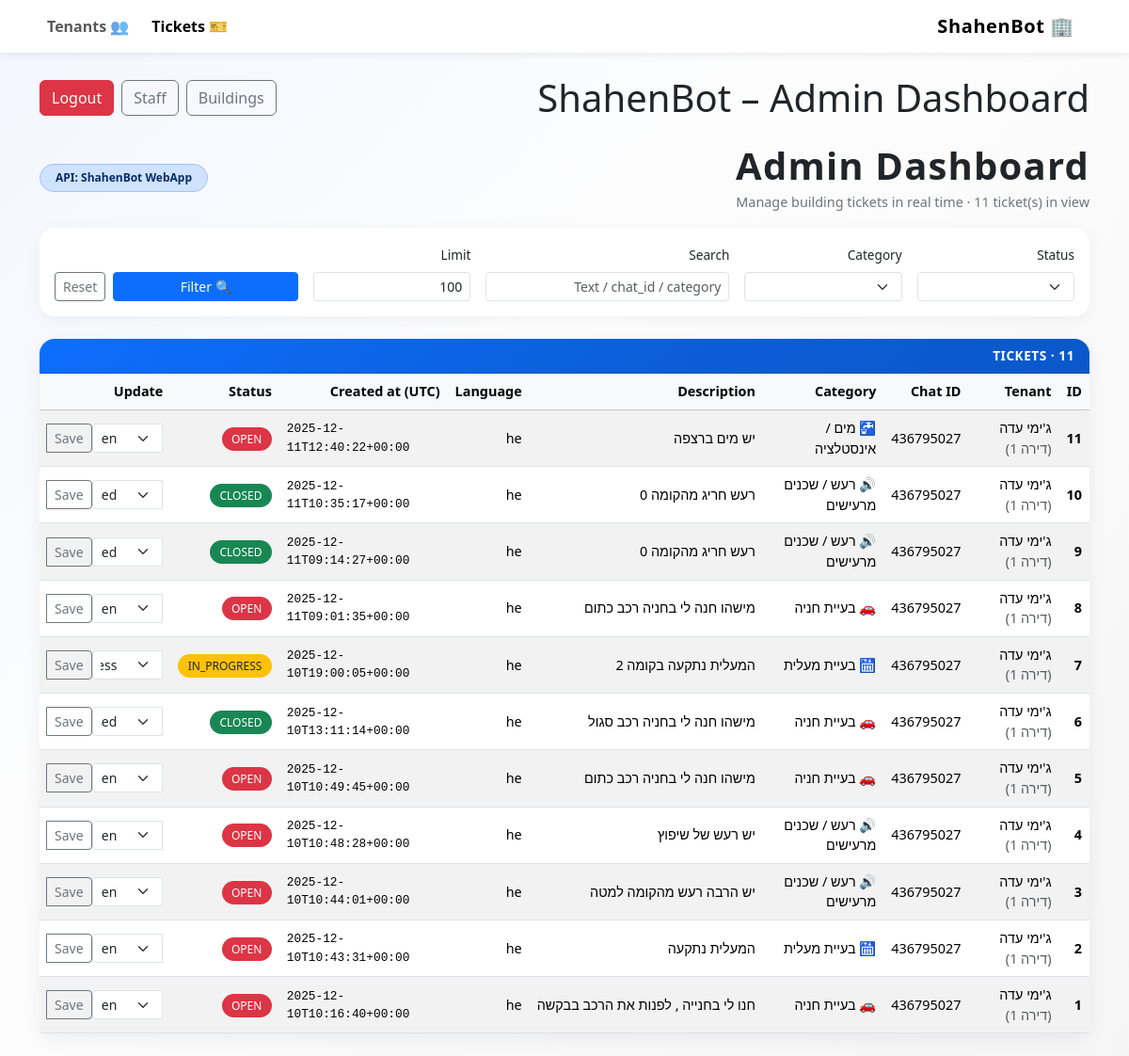
The app's page /admin (signed in) with its own data.
### tables this page shows
CREATE TABLE tickets (
            id INTEGER PRIMARY KEY AUTOINCREMENT,
            chat_id INTEGER NOT NULL,
            category TEXT NOT NULL,
            description TEXT NOT NULL,
            language TEXT NOT NULL,
            status TEXT NOT NULL,
            created_at TEXT NOT NULL
        , tenant_id INTEGER, image_url TEXT);

CREATE TABLE tenants (
            id INTEGER PRIMARY KEY AUTOINCREMENT,
            name TEXT NOT NULL,
            apartment TEXT,
            tenant_type TEXT,          -- 'owner' / 'rent'
            email TEXT,
            payment_type TEXT,         -- 'monthly' / 'standing_order' / etc.
            next_payment_date TEXT,    -- ISO date string 'YYYY-MM-DD'
            parking_slots INTEGER,
            chat_id INTEGER            -- Telegram chat id (optional)
        );

### app.py (the view)
@app.get("/admin")
def admin_dashboard():
    u = require_login()
    if not isinstance(u, dict):
        return u
    status = request.args.get("status") or ""
    category = request.args.get("category") or ""
    search = request.args.get("search") or ""
    limit = int(request.args.get("limit") or "100")
    building_filter = scoped_building_id(u)
    tickets = get_tickets_db(
        limit=limit,
        status=status if status else None,
        category=category if category else None,
        search=search if search else None,
        building_id=building_filter,   # <-- add this param in DB func (Step 2 may adjust)
    )
    return render_template(
        "admin.html",
        tickets=tickets,
        status=status,
        category=category,
        search=search,
        limit=limit,
        current_user=u,
    )

### app.py (called while the page is built)
def current_user():
    uid = session.get("staff_user_id")
    return get_staff_user_by_id_db(uid) if uid else None

def require_login():
    u = current_user()
    if not u:
        return redirect(url_for("login"))
    return u

def scoped_building_id(u: dict) -> int | None:
    return None if u["role"] == "super_admin" else u["building_id"]

### shahenbot_db.py (called while the page is built)
def get_connection():
    return sqlite3.connect(DB_PATH)

def get_staff_user_by_id_db(user_id: int) -> dict | None:
    conn = get_connection()
    cur = conn.cursor()
    cur.execute("SELECT id, username, password_hash, role, building_id FROM staff_users WHERE id=?", (user_id,))
    r = cur.fetchone()
    conn.close()
    if not r:
        return None
    return {"id": r[0], "username": r[1], "password_hash": r[2], "role": r[3], "building_id": r[4]}

### templates/admin.html (shortened to what this page needs)
<!doctype html>
<html lang="en" dir="rtl">
<head>
    <link
        href="https://cdn.jsdelivr.net/npm/bootstrap@5.3.3/dist/css/bootstrap.min.css"
        rel="stylesheet"
    >
</head>
<body class="pb-4">
<nav class="navbar navbar-expand-lg bg-white mb-4">
    <div class="container">
        <a class="navbar-brand" href="{{ url_for('admin_dashboard') }}">
            🏢 ShahenBot
        </a>
        <div class="collapse navbar-collapse justify-content-end" id="navbarNav">
            <ul class="navbar-nav gap-2">
                <li class="nav-item">
                    <a class="nav-link active fw-semibold" aria-current="page"
                       href="{{ url_for('admin_dashboard') }}">
                        🎫 Tickets
                    </a>
                </li>
                <li class="nav-item">
                    <a class="nav-link fw-semibold"
                       href="{{ url_for('admin_tenants') }}">
                        👥 Tenants
                    </a>
                </li>
            </ul>
        </div>
    </div>
</nav>
<div class="container">
        <div class="d-flex justify-content-between align-items-center mb-4">
  <h1 class="mb-0">ShahenBot – Admin Dashboard</h1>
  <div class="d-flex gap-2">
    {% if current_user and current_user.role == 'super_admin' %}
      <a class="btn btn-outline-secondary" href="{{ url_for('admin_buildings') }}">Buildings</a>
      <a class="btn btn-outline-secondary" href="{{ url_for('admin_staff') }}">Staff</a>
    {% endif %}
    <a class="btn btn-danger" href="{{ url_for('logout') }}">Logout</a>
  </div>
</div>
    <div class="d-flex flex-column flex-md-row align-items-md-center justify-content-between mb-3">
        <div>
            <h1 class="page-title mb-1">Admin Dashboard</h1>
            <div class="page-subtitle">
                Manage building tickets in real time · {{ tickets|length }} ticket(s) in view
            </div>
        </div>
        <div class="mt-3 mt-md-0">
            <span class="badge bg-primary-subtle text-primary-emphasis border border-primary-subtle badge-pill px-3 py-2">
                API: ShahenBot WebApp
            </span>
        </div>
    </div>
    <div class="card filter-card mb-4">
        <div class="card-body">
            <form class="row g-3 align-items-end" method="get" action="{{ url_for('admin_dashboard') }}">
                <div class="col-md-2">
                    <label class="form-label filter-label">Status</label>
                    <select class="form-select form-select-sm" name="status">
                    </select>
                </div>
                <div class="col-md-2">
                    <label class="form-label filter-label">Category</label>
                    <select class="form-select form-select-sm" name="category">
                    </select>
                </div>
                <div class="col-md-3">
                    <label class="form-label filter-label">Search</label>
                    <input type="text" class="form-control form-control-sm" name="search"
                           placeholder="Text / chat_id / category"
                           value="{{ search }}">
                </div>
                <div class="col-md-2">
                    <label class="form-label filter-label">Limit</label>
                    <input type="number" class="form-control form-control-sm" name="limit"
                           value="{{ limit }}" min="1" max="500">
                </div>
                <div class="col-md-3 d-flex gap-2">
                    <button type="submit" class="btn btn-primary btn-sm flex-grow-1">
                        🔍 Filter
                    </button>
                    <a href="{{ url_for('admin_dashboard') }}" class="btn btn-outline-secondary btn-sm">
                        Reset
                    </a>
                </div>
            </form>
        </div>
    </div>
    <div class="card">
        <div class="card-header">
            Tickets · {{ tickets|length }}
        </div>
        <div class="card-body p-0">
            <div class="table-responsive">
                <table class="table table-striped table-hover align-middle mb-0 ticket-table">
                    <thead class="table-light">
                    <tr>
                        <th>ID</th>
                        <th>Tenant</th>
                        <th>Chat ID</th>
                        <th>Category</th>
                        <th>Description</th>
                        <th>Language</th>
                        <th>Created at (UTC)</th>
                        <th>Status</th>
                        <th>Update</th>
                    </tr>
                    </thead>
                    <tbody>
                    {% if tickets %}
                        {% for t in tickets %}
                            <tr>
                                <td class="fw-semibold">{{ t.id }}</td>
                                <td>
                                    {% if t.tenant_name %}
                                        {{ t.tenant_name }}
                                        {% if t.tenant_apartment %}
                                            <span class="text-muted"> (דירה {{ t.tenant_apartment }})</span>
                                        {% endif %}
                                    {% else %}
                                        <span class="text-muted">—</span>
                                    {% endif %}
                                </td>
                                <td>{{ t.chat_id }}</td>
                                <td>{{ t.category }}</td>
                                <td class="truncate" title="{{ t.description }}">
                                    {{ t.description }}
                                </td>
                                <td>{{ t.language }}</td>
                                <td style="direction: ltr; font-family: monospace; font-size: 0.8rem;">
                                    {{ t.created_at }}
                                </td>
                                <td>
                                    <span class="status-badge
                                        {% if t.status == 'open' %}status-open{% endif %}
                                        {% if t.status == 'in_progress' %}status-in_progress{% endif %}
                                        {% if t.status == 'closed' %}status-closed{% endif %}
                                    ">
                                        {{ t.status }}
                                    </span>
                                </td>
                                <td>
                                    <form method="post"
                                          action="{{ url_for('admin_update_status', ticket_id=t.id) }}">
                                        <div class="input-group input-group-sm">
                                            <select class="form-select form-select-sm" name="status">
                                                <option value="open"
                                                    {% if t.status == 'open' %}selected{% endif %}>
                                                    open
                                                </option>
                                                <option value="in_progress"
                                                    {% if t.status == 'in_progress' %}selected{% endif %}>
                                                    in_progress
                                                </option>
                                                <option value="closed"
                                                    {% if t.status == 'closed' %}selected{% endif %}>
                                                    closed
                                                </option>
                                            </select>
                                            <button class="btn btn-outline-secondary btn-sm" type="submit">
                                                Save
                                            </button>
                                        </div>
                                    </form>
                                </td>
                            </tr>
                        {% endfor %}
                    {% else %}
                        <tr>
                            <td colspan="8" class="text-center py-3 text-muted">
                                No tickets found.
                            </td>
                        </tr>
                    {% endif %}
                    </tbody>
                </table>
            </div>
        </div>
    </div>
</div>
</body>
</html>

### templates/admin.html (style rules this page uses)
body { background: linear-gradient(135deg, #f3f6ff 0%, #fdfdfd 40%, #f5f5f5 100%); min-height: 100vh; }
.navbar-brand { font-weight: 700; letter-spacing: 0.03em; }
.navbar { box-shadow: 0 2px 8px rgba(15, 23, 42, 0.08); }
.page-title { font-weight: 700; letter-spacing: 0.03em; }
.page-subtitle { color: #6c757d; font-size: 0.9rem; }
.ticket-table { font-size: 0.9rem; }
.status-open { color: #fff; background-color: #dc3545; }
.status-in_progress { color: #212529; background-color: #ffc107; }
.status-closed { color: #fff; background-color: #198754; }
.status-badge { padding: 0.25rem 0.65rem; border-radius: 999px; font-size: 0.75rem; text-transform: uppercase; }
.truncate { max-width: 320px; white-space: nowrap; overflow: hidden; text-overflow: ellipsis; }
.card { border-radius: 1rem; box-shadow: 0 6px 20px rgba(15, 23, 42, 0.06); border: none; }
.card-header { border-radius: 1rem 1rem 0 0 !important; background: linear-gradient(135deg, #0d6efd 0%, #0b5ed7 60%, #0a58ca 100%); color: #fff; font-weight: 600; letter-spacing: 0.04em; text-transform: uppercase; font-size: 0.85rem; }
.filter-card { border-radius: 1rem; box-shadow: 0 4px 16px rgba(15, 23, 42, 0.05); border: none; }
.filter-label { font-weight: 500; font-size: 0.85rem; }
.badge-pill { border-radius: 999px; }

### records on screen
tickets: id "11", tenant_name "ג'ימי עדה", tenant_apartment "1", chat_id "436795027", category "🚰 מים / אינסטלציה", description "יש מים ברצפה", language "he", created_at "2025-12-11T12:40:22+00:00", status "OPEN", status "open"
tickets: id "10", tenant_name "ג'ימי עדה", tenant_apartment "1", chat_id "436795027", category "🔊 רעש / שכנים מרעישים", description "רעש חריג מהקומה 0", language "he", created_at "2025-12-11T10:35:17+00:00", status "CLOSED", status "closed"
tickets: id "9", tenant_name "ג'ימי עדה", tenant_apartment "1", chat_id "436795027", category "🔊 רעש / שכנים מרעישים", description "רעש חריג מהקומה 0", language "he", created_at "2025-12-11T09:14:27+00:00", status "CLOSED", status "closed"
tickets: id "8", tenant_name "ג'ימי עדה", tenant_apartment "1", chat_id "436795027", category "🚗 בעיית חניה", description "מישהו חנה לי בחניה רכב כתום", language "he", created_at "2025-12-11T09:01:35+00:00", status "OPEN", status "open"
tickets: id "7", tenant_name "ג'ימי עדה", tenant_apartment "1", chat_id "436795027", category "🛗 בעיית מעלית", description "המעלית נתקעה בקומה 2", language "he", created_at "2025-12-10T19:00:05+00:00", status "IN_PROGRESS", status "in_progress"
tickets: id "6", tenant_name "ג'ימי עדה", tenant_apartment "1", chat_id "436795027", category "🚗 בעיית חניה", description "מישהו חנה לי בחניה רכב סגול", language "he", created_at "2025-12-10T13:11:14+00:00", status "CLOSED", status "closed"
tickets: id "5", tenant_name "ג'ימי עדה", tenant_apartment "1", chat_id "436795027", category "🚗 בעיית חניה", description "מישהו חנה לי בחניה רכב כתום", language "he", created_at "2025-12-10T10:49:45+00:00", status "OPEN", status "open"
tickets: id "4", tenant_name "ג'ימי עדה", tenant_apartment "1", chat_id "436795027", category "🔊 רעש / שכנים מרעישים", description "יש רעש של שיפוץ", language "he", created_at "2025-12-10T10:48:28+00:00", status "OPEN", status "open"
tickets: id "3", tenant_name "ג'ימי עדה", tenant_apartment "1", chat_id "436795027", category "🔊 רעש / שכנים מרעישים", description "יש הרבה רעש מהקומה למטה", language "he", created_at "2025-12-10T10:44:01+00:00", status "OPEN", status "open"
tickets: id "2", tenant_name "ג'ימי עדה", tenant_apartment "1", chat_id "436795027", category "🛗 בעיית מעלית", description "המעלית נתקעה", language "he", created_at "2025-12-10T10:43:31+00:00", status "OPEN", status "open"
tickets: id "1", tenant_name "ג'ימי עדה", tenant_apartment "1", chat_id "436795027", category "🚗 בעיית חניה", description "חנו לי בחנייה , לפנות את הרכב בבקשה", language "he", created_at "2025-12-10T10:16:40+00:00", status "OPEN", status "open"

### other values on screen
{{ tickets|length }} "11"
